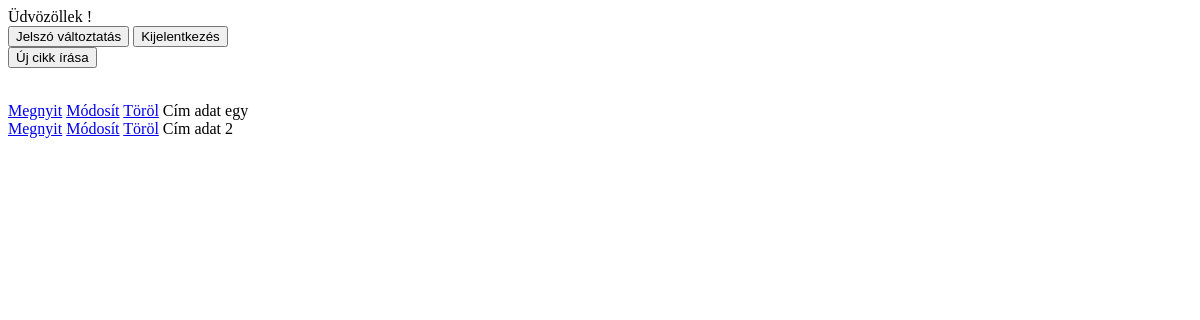
Before: /src/main.php with the older database file.
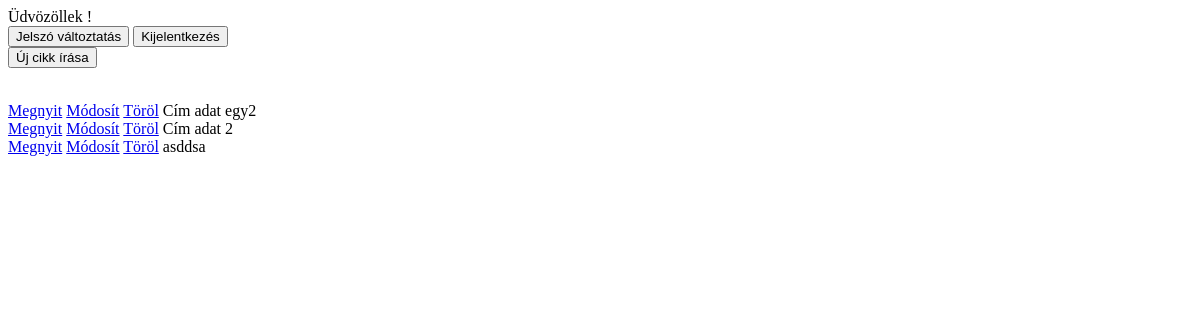
After: the same page with the newer database file.
### tables this page shows
CREATE TABLE `articles` (
  `id` int(11) NOT NULL,
  `ownerid` int(11) NOT NULL,
  `created` datetime NOT NULL,
  `modified` datetime NOT NULL,
  `title` varchar(16) NOT NULL,
  `text` text NOT NULL
);

### src/db.php (called while the page is built, shortened)
<?php
class DB{
var $connection;
	function __construct() {
		$connection = mysql_connect('localhost','root','');
		$table = mysql_select_db('tudasbazis',$connection);
		$this->connection = $connection;
	}
	function query($queryString) {
		$resultId = mysql_query($queryString, $this->connection);
		$rows=Array();
		while($record = mysql_fetch_assoc($resultId)){
			$rows[] = $record;
		}
		return $rows;
	}
}
?>

### src/articles.php (the view, shortened to what this page needs)
<?php
	$db = new DB();
	$result = $db->query("SELECT * FROM articles;");
	foreach($result as $article)
	{
		echo '<a href="readarticle.php?id='. $article['id'] . '">Megnyit</a>' . ' ';
		echo '<a href="updatearticle.php?id='. $article['id'] . '">Módosít</a>' . ' ';
		echo '<a href="deletearticle.php?id='. $article['id'] . '">Töröl</a>' . ' ';
		echo $article['title'] . "<br>";
	}
?>

### src/main.php (shortened to what this page needs)
<html>
	<head>
	</head>
	<body>
<?php
	echo "Üdvözöllek ". $_SESSION['username'] . "!";
?>
<form action="main.php" method="post">
	<input type="submit" name="changepw" value="Jelszó változtatás" />
	<input type="submit" name="logout"  value="Kijelentkezés" /><br />
	<input type="submit" name="newArticle"  value="Új cikk írása" /><br /><br />
</form>
<?php
include_once('articles.php')
?>
	</body>
</html>

Changed rows visible on the page:
changed articles: title "Cím adat egy" → "Cím adat egy2"
added articles: title "asddsa"
